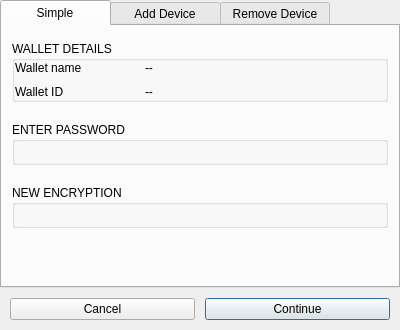
<?xml version="1.0" encoding="UTF-8"?>
<ui version="4.0">
 <class>ManageEncryptionDialog</class>
 <widget class="QDialog" name="ManageEncryptionDialog">
  <property name="geometry">
   <rect>
    <x>0</x>
    <y>0</y>
    <width>400</width>
    <height>330</height>
   </rect>
  </property>
  <property name="maximumSize">
   <size>
    <width>450</width>
    <height>16777215</height>
   </size>
  </property>
  <property name="windowTitle">
   <string>Manage Wallet Encryption</string>
  </property>
  <property name="classicTabs" stdset="0">
   <bool>true</bool>
  </property>
  <layout class="QVBoxLayout" name="verticalLayout">
   <property name="spacing">
    <number>0</number>
   </property>
   <property name="leftMargin">
    <number>0</number>
   </property>
   <property name="topMargin">
    <number>0</number>
   </property>
   <property name="rightMargin">
    <number>0</number>
   </property>
   <property name="bottomMargin">
    <number>0</number>
   </property>
   <item>
    <widget class="QTabWidget" name="tabWidget">
     <property name="styleSheet">
      <string notr="true">QTabBar::tab {
	min-width: 110px;
}</string>
     </property>
     <property name="currentIndex">
      <number>0</number>
     </property>
     <property name="usesScrollButtons">
      <bool>false</bool>
     </property>
     <widget class="QWidget" name="tabSimple">
      <attribute name="title">
       <string>Simple</string>
      </attribute>
      <layout class="QVBoxLayout" name="verticalLayout_2">
       <property name="spacing">
        <number>20</number>
       </property>
       <property name="leftMargin">
        <number>10</number>
       </property>
       <property name="topMargin">
        <number>15</number>
       </property>
       <property name="rightMargin">
        <number>10</number>
       </property>
       <property name="bottomMargin">
        <number>0</number>
       </property>
       <item>
        <widget class="QGroupBox" name="groupBox">
         <property name="minimumSize">
          <size>
           <width>0</width>
           <height>0</height>
          </size>
         </property>
         <property name="title">
          <string>WALLET DETAILS</string>
         </property>
         <layout class="QVBoxLayout" name="verticalLayout_5">
          <property name="spacing">
           <number>10</number>
          </property>
          <property name="leftMargin">
           <number>0</number>
          </property>
          <property name="topMargin">
           <number>0</number>
          </property>
          <property name="rightMargin">
           <number>0</number>
          </property>
          <property name="bottomMargin">
           <number>0</number>
          </property>
          <item>
           <layout class="QHBoxLayout" name="horizontalLayout_3">
            <property name="sizeConstraint">
             <enum>QLayout::SetMaximumSize</enum>
            </property>
            <property name="leftMargin">
             <number>0</number>
            </property>
            <property name="topMargin">
             <number>0</number>
            </property>
            <property name="rightMargin">
             <number>0</number>
            </property>
            <property name="bottomMargin">
             <number>0</number>
            </property>
            <item>
             <widget class="QLabel" name="label_13">
              <property name="minimumSize">
               <size>
                <width>120</width>
                <height>0</height>
               </size>
              </property>
              <property name="text">
               <string>Wallet name</string>
              </property>
             </widget>
            </item>
            <item>
             <widget class="QLabel" name="labelWalletName">
              <property name="sizePolicy">
               <sizepolicy hsizetype="Expanding" vsizetype="Preferred">
                <horstretch>0</horstretch>
                <verstretch>0</verstretch>
               </sizepolicy>
              </property>
              <property name="text">
               <string>--</string>
              </property>
             </widget>
            </item>
           </layout>
          </item>
          <item>
           <layout class="QHBoxLayout" name="horizontalLayout_2">
            <property name="sizeConstraint">
             <enum>QLayout::SetMaximumSize</enum>
            </property>
            <property name="leftMargin">
             <number>0</number>
            </property>
            <property name="topMargin">
             <number>0</number>
            </property>
            <property name="rightMargin">
             <number>0</number>
            </property>
            <property name="bottomMargin">
             <number>0</number>
            </property>
            <item>
             <widget class="QLabel" name="label_12">
              <property name="minimumSize">
               <size>
                <width>120</width>
                <height>0</height>
               </size>
              </property>
              <property name="text">
               <string>Wallet ID</string>
              </property>
             </widget>
            </item>
            <item>
             <widget class="QLabel" name="labelWalletId">
              <property name="sizePolicy">
               <sizepolicy hsizetype="Expanding" vsizetype="Preferred">
                <horstretch>0</horstretch>
                <verstretch>0</verstretch>
               </sizepolicy>
              </property>
              <property name="text">
               <string>--</string>
              </property>
             </widget>
            </item>
           </layout>
          </item>
         </layout>
        </widget>
       </item>
       <item>
        <widget class="QGroupBox" name="groupBoxCurrentEncryption">
         <property name="sizePolicy">
          <sizepolicy hsizetype="Preferred" vsizetype="Preferred">
           <horstretch>0</horstretch>
           <verstretch>0</verstretch>
          </sizepolicy>
         </property>
         <property name="styleSheet">
          <string notr="true"/>
         </property>
         <property name="title">
          <string>ENTER PASSWORD</string>
         </property>
         <layout class="QVBoxLayout" name="verticalLayout_6">
          <property name="spacing">
           <number>0</number>
          </property>
          <property name="leftMargin">
           <number>0</number>
          </property>
          <property name="topMargin">
           <number>0</number>
          </property>
          <property name="rightMargin">
           <number>0</number>
          </property>
          <property name="bottomMargin">
           <number>0</number>
          </property>
          <item>
           <widget class="WalletKeysSubmitWidget" name="widgetSubmitKeys" native="true">
            <property name="minimumSize">
             <size>
              <width>0</width>
              <height>20</height>
             </size>
            </property>
            <property name="styleSheet">
             <string notr="true"/>
            </property>
           </widget>
          </item>
         </layout>
        </widget>
       </item>
       <item>
        <widget class="QGroupBox" name="groupBoxNewEncryption">
         <property name="styleSheet">
          <string notr="true"/>
         </property>
         <property name="title">
          <string>NEW ENCRYPTION</string>
         </property>
         <layout class="QVBoxLayout" name="verticalLayout_7">
          <property name="spacing">
           <number>0</number>
          </property>
          <property name="leftMargin">
           <number>0</number>
          </property>
          <property name="topMargin">
           <number>0</number>
          </property>
          <property name="rightMargin">
           <number>0</number>
          </property>
          <property name="bottomMargin">
           <number>0</number>
          </property>
          <item>
           <widget class="WalletKeysCreateWidget" name="widgetCreateKeys" native="true">
            <property name="minimumSize">
             <size>
              <width>0</width>
              <height>20</height>
             </size>
            </property>
           </widget>
          </item>
         </layout>
        </widget>
       </item>
       <item>
        <spacer name="verticalSpacer_4">
         <property name="orientation">
          <enum>Qt::Vertical</enum>
         </property>
         <property name="sizeHint" stdset="0">
          <size>
           <width>0</width>
           <height>1000</height>
          </size>
         </property>
        </spacer>
       </item>
      </layout>
     </widget>
     <widget class="QWidget" name="tabAddDevice">
      <attribute name="title">
       <string>Add Device</string>
      </attribute>
      <layout class="QVBoxLayout" name="verticalLayout_3">
       <item>
        <widget class="QWidget" name="widget" native="true">
         <property name="minimumSize">
          <size>
           <width>0</width>
           <height>30</height>
          </size>
         </property>
        </widget>
       </item>
       <item>
        <widget class="QLabel" name="labelAddDeviceInfo">
         <property name="text">
          <string>&lt;html&gt;&lt;head/&gt;&lt;body&gt;&lt;p&gt;&lt;span style=&quot; font-weight:600;&quot;&gt;Add device:&lt;/span&gt;&lt;/p&gt;&lt;p&gt;Add the ability to sign transactions from your other Auth eID devices.&lt;/p&gt;&lt;p&gt;Only one signature from one device will be required to sign requests.&lt;/p&gt;&lt;p&gt;First you'll have to follow the Add Device instructions in your Auth eID app. When completed please proceed here.&lt;/p&gt;&lt;p&gt;Once you press Add Device your activated Auth eID will receive a signing request for adding device. Once you sign the request a new signing request will be sent to your new device.&lt;/p&gt;&lt;/body&gt;&lt;/html&gt;</string>
         </property>
         <property name="alignment">
          <set>Qt::AlignCenter</set>
         </property>
         <property name="wordWrap">
          <bool>true</bool>
         </property>
        </widget>
       </item>
       <item>
        <widget class="QLabel" name="labelDeviceOldInfo">
         <property name="text">
          <string>Open your current Auth eID device and sign the Add Device request</string>
         </property>
         <property name="alignment">
          <set>Qt::AlignCenter</set>
         </property>
         <property name="wordWrap">
          <bool>true</bool>
         </property>
        </widget>
       </item>
       <item>
        <widget class="QLabel" name="labelAddDeviceSuccess">
         <property name="text">
          <string>&lt;html&gt;&lt;head/&gt;&lt;body&gt;&lt;p&gt;&lt;span style=&quot; color:#11d021;&quot;&gt;Successfully signed&lt;/span&gt;&lt;/p&gt;&lt;/body&gt;&lt;/html&gt;</string>
         </property>
         <property name="alignment">
          <set>Qt::AlignCenter</set>
         </property>
         <property name="wordWrap">
          <bool>true</bool>
         </property>
        </widget>
       </item>
       <item>
        <widget class="Line" name="lineAddDevice">
         <property name="orientation">
          <enum>Qt::Horizontal</enum>
         </property>
        </widget>
       </item>
       <item>
        <widget class="QLabel" name="labelDeviceNewInfo">
         <property name="text">
          <string>Open your Auth eID in your new device and sign to activate your device</string>
         </property>
         <property name="alignment">
          <set>Qt::AlignCenter</set>
         </property>
         <property name="wordWrap">
          <bool>true</bool>
         </property>
        </widget>
       </item>
       <item>
        <spacer name="verticalSpacer">
         <property name="orientation">
          <enum>Qt::Vertical</enum>
         </property>
         <property name="sizeHint" stdset="0">
          <size>
           <width>20</width>
           <height>40</height>
          </size>
         </property>
        </spacer>
       </item>
      </layout>
     </widget>
     <widget class="QWidget" name="tabDeviceRemove">
      <attribute name="title">
       <string>Remove Device</string>
      </attribute>
      <layout class="QVBoxLayout" name="verticalLayout_4">
       <item>
        <widget class="QLabel" name="label">
         <property name="text">
          <string>Devices</string>
         </property>
        </widget>
       </item>
       <item>
        <layout class="QHBoxLayout" name="horizontalLayoutDevices">
         <item>
          <widget class="QWidget" name="widget_2" native="true">
           <property name="minimumSize">
            <size>
             <width>100</width>
             <height>100</height>
            </size>
           </property>
           <layout class="QVBoxLayout" name="verticalLayoutDeleteDevices">
            <property name="spacing">
             <number>0</number>
            </property>
            <property name="leftMargin">
             <number>4</number>
            </property>
            <property name="topMargin">
             <number>4</number>
            </property>
            <property name="rightMargin">
             <number>4</number>
            </property>
            <property name="bottomMargin">
             <number>4</number>
            </property>
            <item>
             <spacer name="spacer">
              <property name="orientation">
               <enum>Qt::Vertical</enum>
              </property>
              <property name="sizeHint" stdset="0">
               <size>
                <width>20</width>
                <height>141</height>
               </size>
              </property>
             </spacer>
            </item>
           </layout>
          </widget>
         </item>
         <item>
          <spacer name="horizontalSpacer">
           <property name="orientation">
            <enum>Qt::Horizontal</enum>
           </property>
           <property name="sizeHint" stdset="0">
            <size>
             <width>0</width>
             <height>20</height>
            </size>
           </property>
          </spacer>
         </item>
        </layout>
       </item>
       <item>
        <spacer name="verticalSpacer_2">
         <property name="orientation">
          <enum>Qt::Vertical</enum>
         </property>
         <property name="sizeHint" stdset="0">
          <size>
           <width>20</width>
           <height>151</height>
          </size>
         </property>
        </spacer>
       </item>
      </layout>
     </widget>
    </widget>
   </item>
   <item>
    <widget class="QWidget" name="widget_3" native="true">
     <property name="buttonBar" stdset="0">
      <bool>true</bool>
     </property>
     <layout class="QHBoxLayout" name="horizontalLayout">
      <property name="spacing">
       <number>10</number>
      </property>
      <property name="leftMargin">
       <number>10</number>
      </property>
      <property name="topMargin">
       <number>10</number>
      </property>
      <property name="rightMargin">
       <number>10</number>
      </property>
      <property name="bottomMargin">
       <number>10</number>
      </property>
      <item>
       <widget class="QPushButton" name="pushButtonCancel">
        <property name="text">
         <string>Cancel</string>
        </property>
        <property name="autoDefault">
         <bool>false</bool>
        </property>
       </widget>
      </item>
      <item>
       <widget class="QPushButton" name="pushButtonOk">
        <property name="focusPolicy">
         <enum>Qt::TabFocus</enum>
        </property>
        <property name="text">
         <string>Continue</string>
        </property>
        <property name="default">
         <bool>false</bool>
        </property>
       </widget>
      </item>
     </layout>
    </widget>
   </item>
  </layout>
 </widget>
 <customwidgets>
  <customwidget>
   <class>WalletKeysSubmitWidget</class>
   <extends>QWidget</extends>
   <header>ManageEncryption/WalletKeysSubmitWidget.h</header>
   <container>1</container>
  </customwidget>
  <customwidget>
   <class>WalletKeysCreateWidget</class>
   <extends>QWidget</extends>
   <header>ManageEncryption/WalletKeysCreateWidget.h</header>
   <container>1</container>
  </customwidget>
 </customwidgets>
 <resources/>
 <connections/>
</ui>
